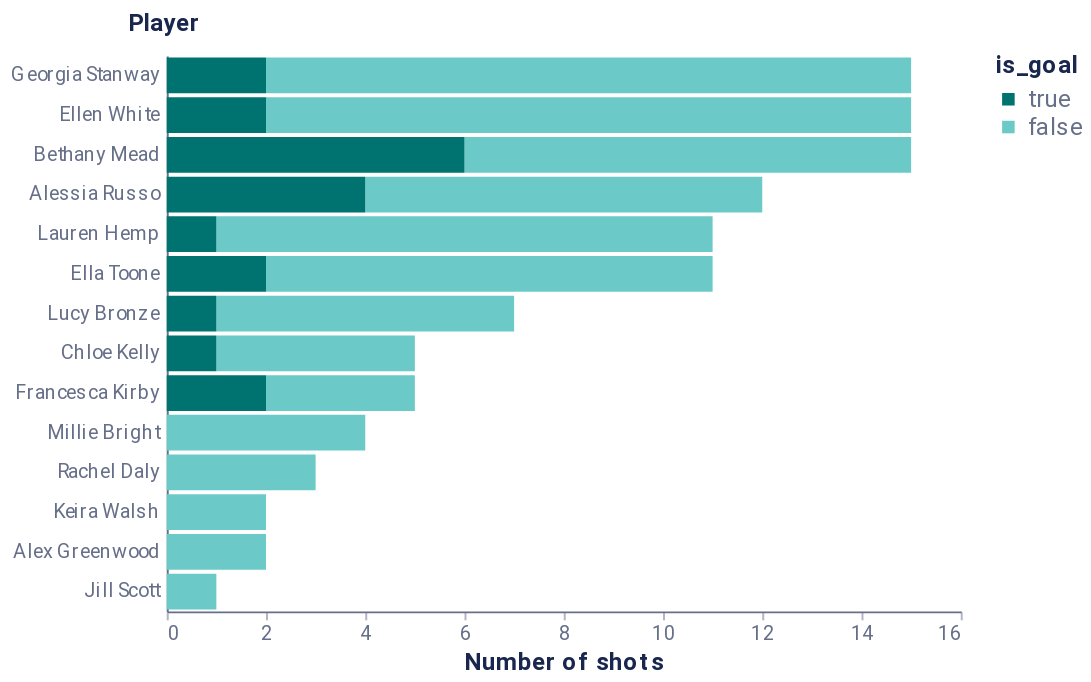

The notebook cell this image was saved under:
### Markdown cell above
## 🧭 Começar a explorar / Starting the Exploration

[PT] Quando temos um novo conjunto de dados em mãos, é útil calcular algumas estatísticas sumárias. Há algumas ferramentas genéricas, como [pandas-profilling](https://pandas-profiling.ydata.ai/docs/master/index.html), que permitem obter rapidamente estatísticas e gráficos descritivos.

Nesta sessão, vamos saltar alguns destes passos à frente, e focar-nos em como explorar histórias nos nossos dados.

- Quem foi a jogadora inglesa que mais rematou? Foi a mesma jogadora que marcou mais golos? [**Ranking** / Ordered Bar]

---- 

[EN] Often, when we get our hands on a new dataset, we start by running some summary statistics to get a feel for the dataset. There are great generic tools, such as [pandas-profilling](https://pandas-profiling.ydata.ai/docs/master/index.html), to get a quick first summary of the data with statistics, data health checks, and charts for visualizing distributions.

For today's session, we will move a few steps ahead, and focus on how to explore a story in our data.

- Out of the English players, who was the top scorer? Was it the same player that made the most shots? [**Ranking** / Ordered Bar]

### Code cell
england_shots = euro_events[
    (euro_events["team"] == "England Women's") & 
    (euro_events["type"] == "Shot")
  ]

# Cada barra corresponde a uma jogadora. Como os nomes das jogadoras podem ser
# um pouco extensos, utilizamos um gráficos de barras horizontal em vez de vertical.

# The labels for each bar are player's names. As these can be quite long, we plot
# it as an horizontal bar chart so there's enough room for the text.

alt.Chart(england_shots).mark_bar(
    ).encode(
    y=alt.Y("player", sort="-x", axis=alt.Axis(title="Player")),
    x=alt.X("count()", axis=alt.Axis(title="Number of shots")),
    # color="shot_outcome"
    color = alt.Color("is_goal", scale=goal_color_scale)
).properties(
    
    # title={ 
    #    "text": ["Ellen White, Georgia Stanway, and Beth Mead made the most shots"],
    #    "subtitle": ["Among the players with most shots, Beth Mead is the most successful"]
    # }
)
